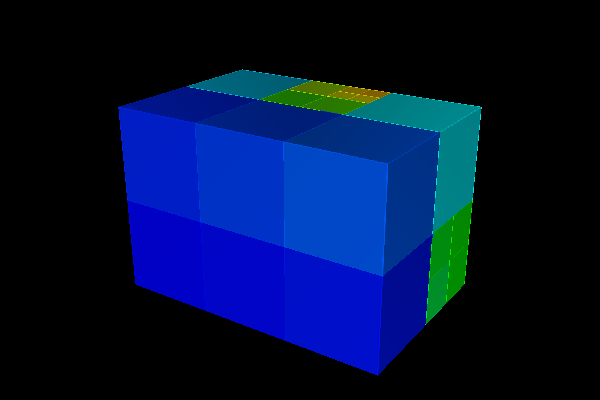

Python code for this plot:
#!/usr/bin/env python

# Demonstrate vtkHyperTreeGridAxisReflection on a 3D uniform
# HyperTreeGrid reflected along the Z axis.

# Factory overrides
import vtkmodules.vtkInteractionStyle  # noqa: F401
import vtkmodules.vtkRenderingFreeType  # noqa: F401
import vtkmodules.vtkRenderingOpenGL2  # noqa: F401

from vtkmodules.vtkCommonCore import (
    vtkDoubleArray,
    vtkLookupTable,
)
from vtkmodules.vtkCommonDataModel import (
    vtkHyperTreeGridNonOrientedCursor,
    vtkUniformHyperTreeGrid,
)
from vtkmodules.vtkFiltersGeneral import vtkShrinkFilter
from vtkmodules.vtkFiltersHyperTree import (
    vtkHyperTreeGridAxisReflection,
    vtkHyperTreeGridGeometry,
)
from vtkmodules.vtkRenderingCore import (
    vtkActor,
    vtkCamera,
    vtkDataSetMapper,
    vtkRenderWindow,
    vtkRenderWindowInteractor,
    vtkRenderer,
)

# Create 3D uniform HyperTreeGrid
htg = vtkUniformHyperTreeGrid()
htg.Initialize()

scalar_array = vtkDoubleArray()
scalar_array.SetName('scalar')
scalar_array.SetNumberOfValues(0)
htg.GetCellData().AddArray(scalar_array)
htg.GetCellData().SetActiveScalars('scalar')

htg.SetDimensions([4, 3, 3])
htg.SetBranchFactor(2)

# Rectilinear grid coordinates
x_values = vtkDoubleArray()
x_values.SetNumberOfValues(4)
x_values.SetValue(0, -1)
x_values.SetValue(1, 0)
x_values.SetValue(2, 1)
x_values.SetValue(3, 2)
htg.SetXCoordinates(x_values)

y_values = vtkDoubleArray()
y_values.SetNumberOfValues(3)
y_values.SetValue(0, -1)
y_values.SetValue(1, 0)
y_values.SetValue(2, 1)
htg.SetYCoordinates(y_values)

z_values = vtkDoubleArray()
z_values.SetNumberOfValues(4)
z_values.SetValue(0, -1)
z_values.SetValue(1, 0)
z_values.SetValue(2, 1)
z_values.SetValue(3, 2)
htg.SetZCoordinates(z_values)

# Build the trees
cursor = vtkHyperTreeGridNonOrientedCursor()
offset_index = 0

# ROOT CELL 0-5
for i_ht in range(6):
    htg.InitializeNonOrientedCursor(cursor, i_ht, True)
    cursor.SetGlobalIndexStart(offset_index)
    idx = cursor.GetGlobalNodeIndex()
    scalar_array.InsertTuple1(idx, i_ht + 1)
    offset_index += cursor.GetTree().GetNumberOfVertices()

# ROOT CELL 6
htg.InitializeNonOrientedCursor(cursor, 6, True)
cursor.SetGlobalIndexStart(offset_index)
idx = cursor.GetGlobalNodeIndex()
scalar_array.InsertTuple1(idx, 7)
cursor.SubdivideLeaf()

for ichild in range(8):
    cursor.ToChild(ichild)
    idx = cursor.GetGlobalNodeIndex()
    scalar_array.InsertTuple1(idx, 13 + ichild)
    cursor.ToParent()

offset_index += cursor.GetTree().GetNumberOfVertices()

# ROOT CELL 7
htg.InitializeNonOrientedCursor(cursor, 7, True)
cursor.SetGlobalIndexStart(offset_index)
idx = cursor.GetGlobalNodeIndex()
scalar_array.InsertTuple1(idx, 8)
offset_index += cursor.GetTree().GetNumberOfVertices()

# ROOT CELL 8
htg.InitializeNonOrientedCursor(cursor, 8, True)
cursor.SetGlobalIndexStart(offset_index)
idx = cursor.GetGlobalNodeIndex()
scalar_array.InsertTuple1(idx, 9)
cursor.SubdivideLeaf()

for ichild in range(8):
    cursor.ToChild(ichild)
    idx = cursor.GetGlobalNodeIndex()
    scalar_array.InsertTuple1(idx, 21 + ichild)
    cursor.ToParent()

offset_index += cursor.GetTree().GetNumberOfVertices()

# ROOT CELL 9
htg.InitializeNonOrientedCursor(cursor, 9, True)
cursor.SetGlobalIndexStart(offset_index)
idx = cursor.GetGlobalNodeIndex()
scalar_array.InsertTuple1(idx, 10)
offset_index += cursor.GetTree().GetNumberOfVertices()

# ROOT CELL 10
htg.InitializeNonOrientedCursor(cursor, 10, True)
cursor.SetGlobalIndexStart(offset_index)
idx = cursor.GetGlobalNodeIndex()
scalar_array.InsertTuple1(idx, 11)
cursor.SubdivideLeaf()

for ichild in range(8):
    cursor.ToChild(ichild)
    idx = cursor.GetGlobalNodeIndex()
    scalar_array.InsertTuple1(idx, 29 + ichild)
    cursor.ToParent()

cursor.ToChild(7)
cursor.SubdivideLeaf()

for ichild in range(8):
    cursor.ToChild(ichild)
    idx = cursor.GetGlobalNodeIndex()
    scalar_array.InsertTuple1(idx, 37 + ichild)
    cursor.ToParent()

cursor.ToChild(4)
cursor.SubdivideLeaf()

for ichild in range(8):
    cursor.ToChild(ichild)
    idx = cursor.GetGlobalNodeIndex()
    scalar_array.InsertTuple1(idx, 46 + ichild)
    cursor.ToParent()

offset_index += cursor.GetTree().GetNumberOfVertices()

# ROOT CELL 11
htg.InitializeNonOrientedCursor(cursor, 11, True)
cursor.SetGlobalIndexStart(offset_index)
idx = cursor.GetGlobalNodeIndex()
scalar_array.InsertTuple1(idx, 12)

# Axis reflection along Z
reflection = vtkHyperTreeGridAxisReflection()
reflection.SetInputData(htg)
reflection.SetPlaneToZ()
reflection.SetCenter(0)

# Geometry filter
geometry = vtkHyperTreeGridGeometry()
geometry.SetInputConnection(reflection.GetOutputPort())

# Shrink filter
shrink = vtkShrinkFilter()
shrink.SetInputConnection(geometry.GetOutputPort())
shrink.SetShrinkFactor(0.8)

# Lookup table
lut = vtkLookupTable()
lut.SetHueRange(0.66, 0)
lut.UsingLogScale()
lut.Build()

# Mapper
mapper = vtkDataSetMapper()
mapper.SetInputConnection(geometry.GetOutputPort())
mapper.SetLookupTable(lut)
mapper.SetColorModeToMapScalars()
mapper.SetScalarModeToUseCellFieldData()
mapper.SelectColorArray('scalar')
data_range = [1, 53]
mapper.SetScalarRange(data_range[0], data_range[1])

# Actors
actor_solid = vtkActor()
actor_solid.SetMapper(mapper)

actor_wireframe = vtkActor()
actor_wireframe.SetMapper(mapper)
actor_wireframe.GetProperty().SetColor(0, 0, 0)
actor_wireframe.GetProperty().SetRepresentationToWireframe()

# Renderer
renderer = vtkRenderer()
renderer.AddActor(actor_solid)
renderer.AddActor(actor_wireframe)

# Window
render_window = vtkRenderWindow()
render_window.AddRenderer(renderer)
render_window.SetSize(600, 400)
render_window.SetWindowName("uniform hypertree grid3 dz reflection")

# Interactor
interactor = vtkRenderWindowInteractor()
interactor.SetRenderWindow(render_window)

# Scene
shrink.Update()
bd = shrink.GetOutput().GetBounds()
camera = vtkCamera()
camera.SetClippingRange(1.0, 100.0)
focal = [(bd[2 * i] + bd[2 * i + 1]) / 2.0 for i in range(3)]
camera.SetFocalPoint(focal)
camera.SetPosition(focal[0] + 4, focal[1] + 3, focal[2] + 6.0)
renderer.SetActiveCamera(camera)

interactor.Initialize()
interactor.Start()
